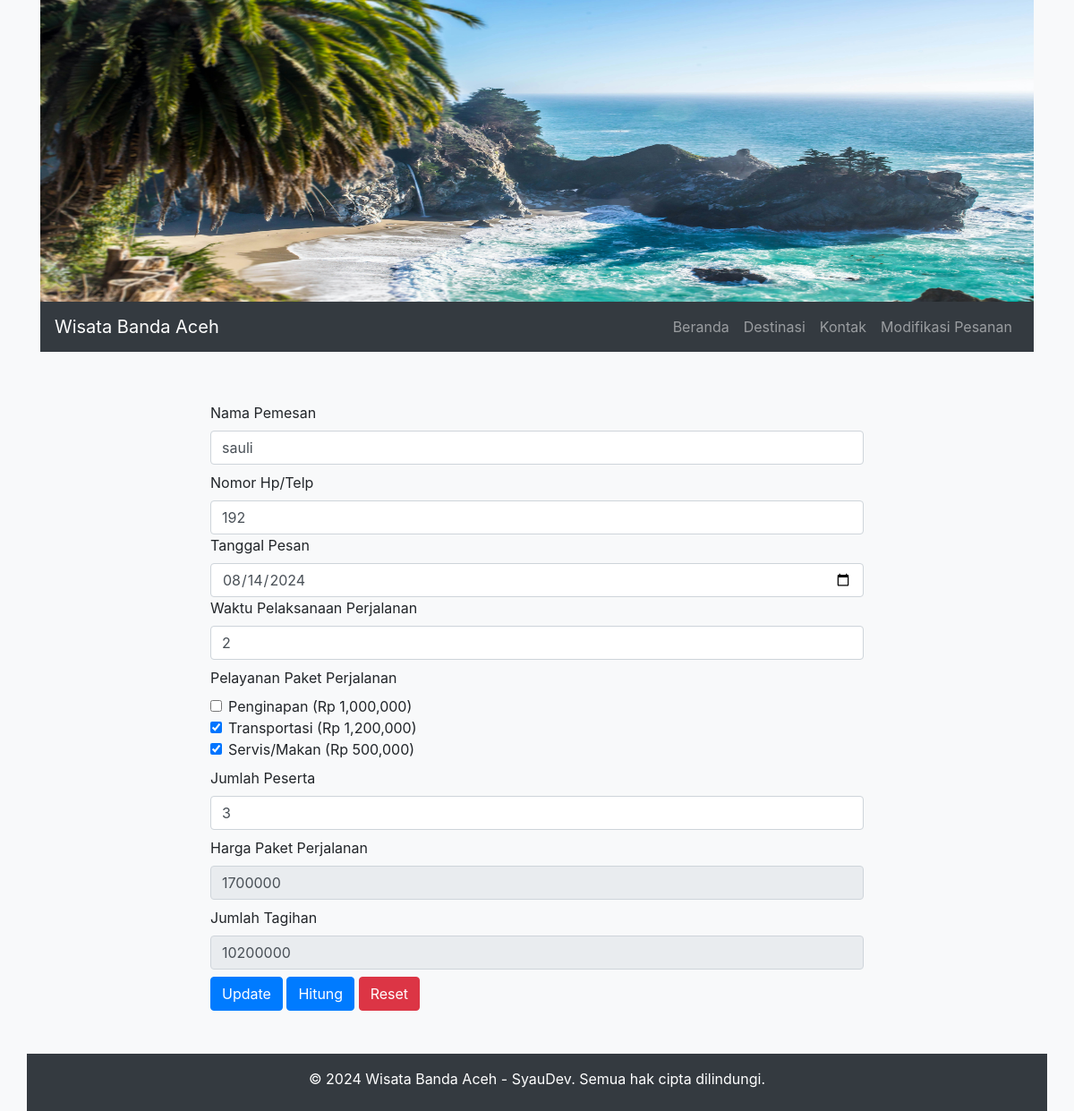
The app's page /form_edit_pesan.php?id=1 with its own data.
### tables this page shows
CREATE TABLE `pemesan` (
  `id` int(11) NOT NULL,
  `nama` varchar(50) NOT NULL,
  `no_hp` int(15) NOT NULL,
  `tanggal_pesan` date NOT NULL,
  `jumlah_hari` int(11) NOT NULL,
  `akomodasi` varchar(1) NOT NULL,
  `transportasi` varchar(1) NOT NULL,
  `servis` varchar(1) NOT NULL,
  `jumlah_peserta` int(11) NOT NULL,
  `harga_paket` int(50) NOT NULL,
  `total_tagihan` int(50) NOT NULL
);

### form_edit_pesan.php (the view, shortened to what this page needs)
<?php
include("function/koneksi.php");
?>
<!DOCTYPE html>
<html lang="id">
<head>
    <link rel="stylesheet" href="https://stackpath.bootstrapcdn.com/bootstrap/4.5.2/css/bootstrap.min.css" />
    <link rel="stylesheet" href="assets/css/style.css">
</head>
<body>
    <header class="bg-light">
        <div class="container">
            <div class="row">
                <div class="col-12">
                    <img src="img/chor-tsang-07mSKrzKiRw-unsplash.jpg" class="img-fluid" width="100%" height="337" style="width: 100%; height: 337px" alt="Header Image" />
                </div>
            </div>
        </div>
        <div class="container">
            <nav class="navbar navbar-expand-lg navbar-dark bg-dark">
                <a class="navbar-brand" href="#">Wisata Banda Aceh</a>
                <div class="collapse navbar-collapse" id="navbarNav">
                    <ul class="navbar-nav ml-auto">
                        <li class="nav-item"><a class="nav-link" href="index.php">Beranda</a></li>
                        <li class="nav-item">
                            <a class="nav-link" href="#">Destinasi</a>
                        </li>
                        <li class="nav-item">
                            <a class="nav-link" href="#">Kontak</a>
                        </li>
                        <li class="nav-item">
                            <a class="nav-link" href="modifikasi_pesan.php">Modifikasi Pesanan</a>
                        </li>
                    </ul>
                </div>
            </nav>
        </div>
    </header>
    <section class="py-5 bg-light">
        <div class="container">
            <div class="row justify-content-center">
                <div class="col-md-8">
                    <form id="formPemesanan" action="function/proses_edit.php" method="post" class="row g-3">
                        <?php
                        $id = isset($_GET['id']) ? $_GET['id'] : '';
                        $sql = "SELECT * FROM pemesan WHERE id = $id";
                        $result = mysqli_query($conn, $sql);
                        while ($user_data = mysqli_fetch_array($result)) {
                            $nama = $user_data['nama'];
                            $no_hp = $user_data['no_hp'];
                            $tanggal_pesan = $user_data['tanggal_pesan'];
                            $jumlah_hari = $user_data['jumlah_hari'];
                            $akomodasi = $user_data['akomodasi'];
                            $transportasi = $user_data['transportasi'];
                            $servis = $user_data['servis'];
                            $jumlah_peserta = $user_data['jumlah_peserta'];
                            $harga_paket = $user_data['harga_paket'];
                            $total_tagihan = $user_data['total_tagihan'];
                        }
                        if ($result):
                        ?>
                            <div class="col-md-12 pt-2">
                                <label for="inputPemesan" class="form-label">Nama Pemesan</label>
                                <input type="text" name="nama" value="<?php echo $nama ?>" class="form-control" required>
                            </div>
                            <div class="col-md-12 pt-2">
                                <label for="inputPassword4" class="form-label">Nomor Hp/Telp</label>
                                <input type="number" name="no_hp" value="<?php echo $no_hp ?>" class="form-control" required>
                            </div>
                            <div class="col-md-12">
                                <label for="inputAddress" class="form-label">Tanggal Pesan</label>
                                <input type="date" name="tanggal_pesan" value="<?php echo $tanggal_pesan ?>" class="form-control" required>
                            </div>
                            <div class="col-md-12">
                                <label for="inputAddress2" class="form-label">Waktu Pelaksanaan Perjalanan</label>
                                <input type="number" name="jumlah_hari" value="<?php echo $jumlah_hari ?>" id="waktu_perjalanan" class="form-control" required>
                            </div>
                            <div class="col-md-12 pt-2">
                                <label for="">Pelayanan Paket Perjalanan</label>
                                <div class="form-check">
                                    <input name="pelayanan[]" class="form-check-input" type="checkbox" value="1000000" <?php if ($akomodasi == 'Y') echo 'checked'; ?> id="penginapan">
                                    <label class="form-check-label" for="penginapan">
                                        Penginapan (Rp 1,000,000)
                                    </label>
                                </div>
                                <div class="form-check">
                                    <input name="pelayanan[]" class="form-check-input" type="checkbox" value="1200000" <?php if ($transportasi == 'Y') echo 'checked'; ?> id="transportasi">
                                    <label class="form-check-label" for="transportasi">
                                        Transportasi (Rp 1,200,000)
                                    </label>
                                </div>
                                <div class="form-check">
                                    <input name="pelayanan[]" class="form-check-input" type="checkbox" value="500000" <?php if ($servis == 'Y') echo 'checked'; ?> id="servis">
                                    <label class="form-check-label" for="servis">
                                        Servis/Makan (Rp 500,000)
                                    </label>
                                </div>
                            </div>
                            <div class="col-md-12 pt-2">
                                <label for="inputPemesan" class="form-label">Jumlah Peserta</label>
                                <input type="text" name="jumlah_peserta" value="<?php echo $jumlah_peserta ?>" id="jumlah_peserta" class="form-control" required required>
                            </div>
                            <div class="col-md-12 pt-2">
                                <label for="inputPassword4" class="form-label">Harga Paket Perjalanan</label>
                                <input type="number" name="harga_paket" value="<?php echo $harga_paket ?>" class="form-control" required id="hargaPaket" required readonly>
                            </div>
                            <div class="col-md-12 pt-2">
                                <label for="inputPemesan" class="form-label">Jumlah Tagihan</label>
                                <input type="text" name="total_tagihan" value="<?php echo $total_tagihan ?>" class="form-control" required id="jumlahTagihan" required readonly>
                            </div>
                            <div class="col-md-12 pt-2">
                                <button type="submit" name="update" class="btn btn-primary">Update</button>
                                <button type="button" class="btn btn-primary" onclick="hitungTotal()">Hitung</button>
                                <button type="reset" class="btn btn-danger">Reset</button>
                            </div>
                        <?php
                        else:
                            echo '<p>Item not found.</p>';
                        endif;
                        ?>
                    </form>
                </div>
            </div>
        </div>
    </section>
    <footer class="bg-light">
        <div class="container bg-dark text-white text-center py-2">
            <p class="pt-2">
                &copy; 2024 Wisata Banda Aceh - SyauDev. Semua hak cipta dilindungi.
            </p>
        </div>
    </footer>
</body>
</html>

### records on screen
pemesan: nama "sauli", no_hp "192", tanggal_pesan "08/14/2024", jumlah_hari "2", transportasi "☑", servis "☑", jumlah_peserta "3", harga_paket "1700000", total_tagihan "10200000"
